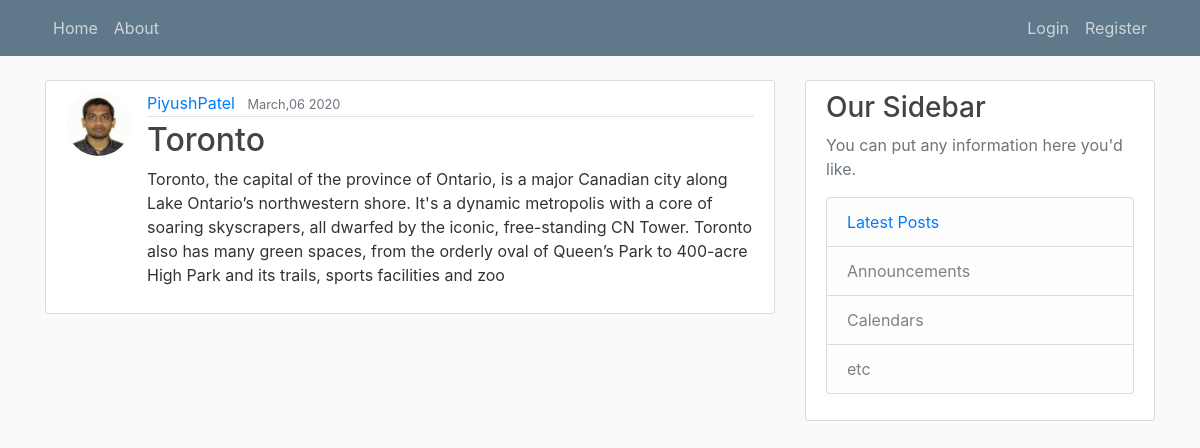
The app's page /post/31/ with its own data.
### webblog/models.py (models this page shows, shortened)
class Post(models.Model):
    title=models.CharField(max_length=100)
    content = models.TextField()
    date_posted=models.DateTimeField(default=timezone.now)
    author=models.ForeignKey(User, on_delete=models.CASCADE)

### users/models.py (models this page shows, shortened)
class profile(models.Model):
	user=models.OneToOneField(User,on_delete=models.CASCADE)
	image=models.ImageField(default='profile_pic/person.jpg',upload_to='profile_pic')
	email=models.TextField()      #email=models.CharField(max_length=80)
	city=models.TextField()	 #city=models.CharField(max_length=40)

### webblog/views.py (the view)
# urls.py: path('post/<int:pk>/', PostDetailview.as_view(), name='post_detail'),
class PostDetailview(DetailView):
    model = Post
    template_name = 'post_detail.html'

### templates/post_detail.html (shortened to what this page needs)
{% extends "base.html" %}
{% block content %}
      <article class="media content-section">
      <img class="rounded-circle article-img" src="{{ post.author.profile.image.url }}">
      <div class="media-body">
        <div class="article-metadata">
          <a class="mr-2" href="{% url 'user-posts' object.author.username %}">{{ object.author }}</a>
          <small class="text-muted">{{ object.date_posted|date:"F,d Y" }}</small>
        </div>
        <h2 class="article-title">{{ object.title }}</h2>
        <p class="article-content">{{ object.content }}</p>
      </div>
    </article>
{% endblock content %}

### static/main.css (style rules this page uses)
body { background: #fafafa; color: #333333; margin-top: 5rem; }
h1, h2, h3, h4, h5, h6 { color: #444444; }
.content-section { background: #ffffff; padding: 10px 20px; border: 1px solid #dddddd; border-radius: 3px; margin-bottom: 20px; }
.article-title { color: #444444; }
.article-content { white-space: pre-line; }
.article-img { height: 65px; width: 65px; margin-right: 16px; }
.article-metadata { padding-bottom: 1px; margin-bottom: 4px; border-bottom: 1px solid #e3e3e3 }

### records on screen
Post: author.profile.image (picture), author "PiyushPatel", date_posted "March,06 2020", title "Toronto", content "Toronto, the capital of the province of Ontario, is a major Canadian city along Lake Ontario’s northwestern shore. It's a dynamic metropolis with a core of soaring skyscrapers, all dwarfed by the iconic, free-standing CN Tower. Toronto also has many green spaces, from the orderly oval of Queen’s Park to 400-acre High Park and its trails, sports facilities and zoo"
